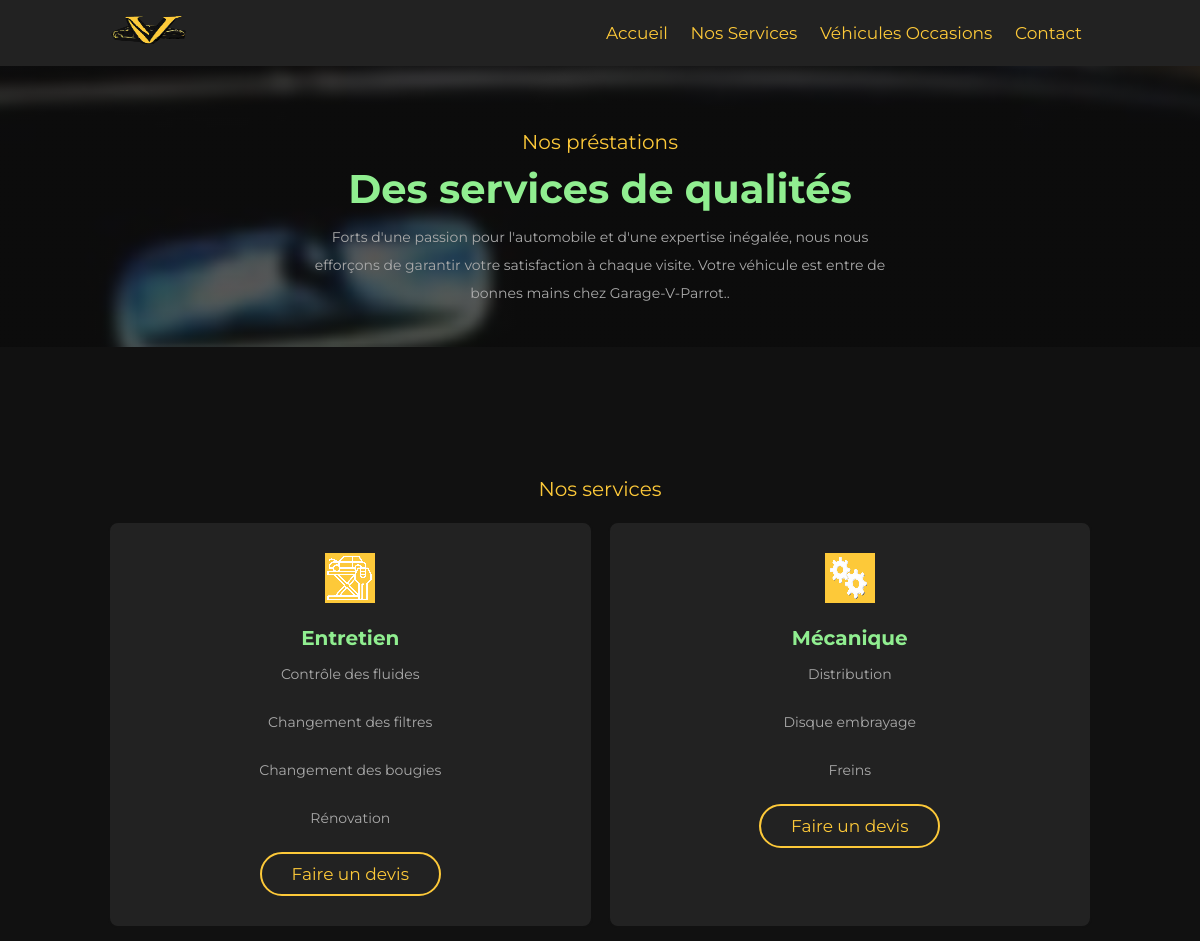
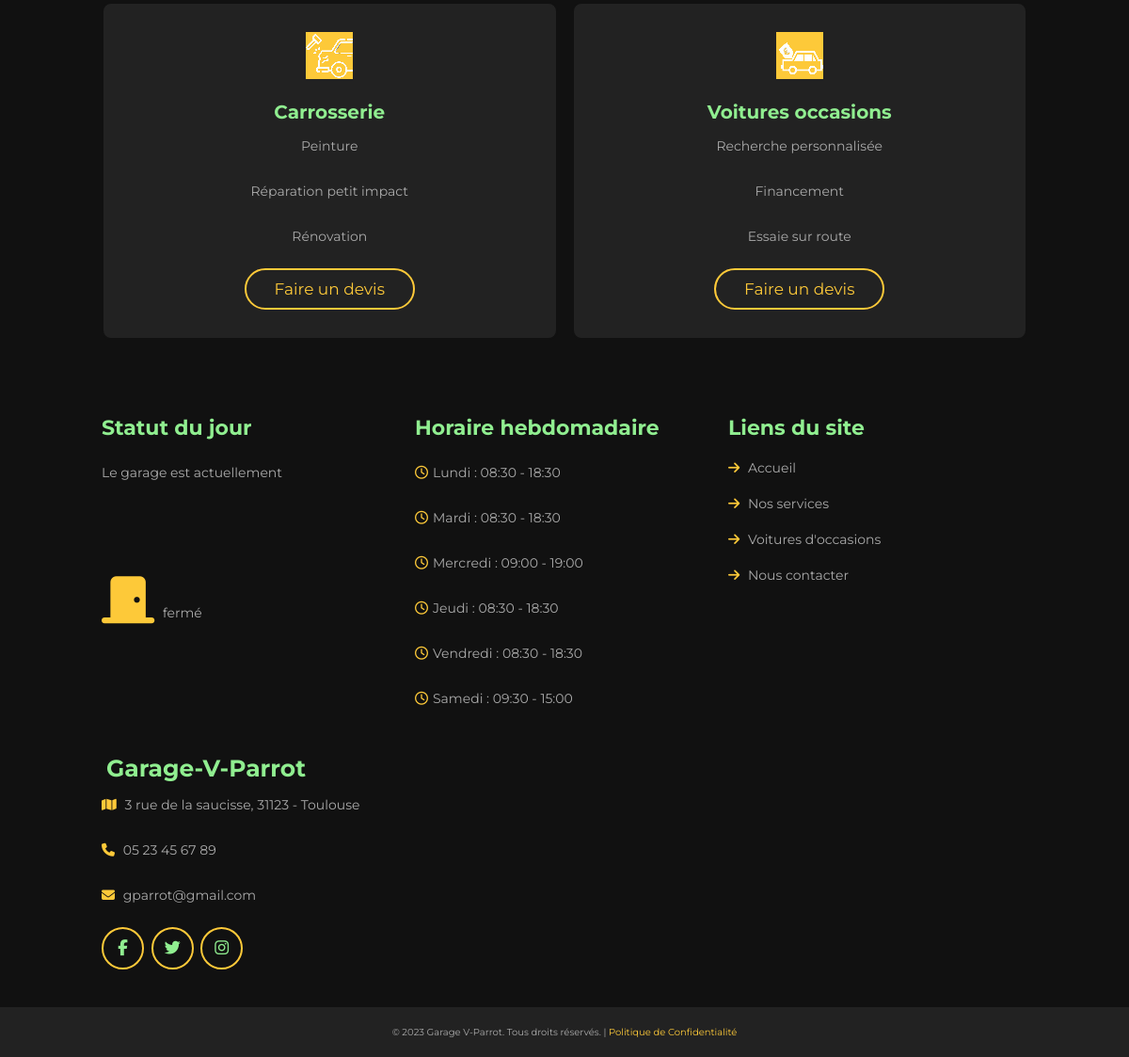
/services.php, run on the app's committed database (2 pictures, top to bottom).
### tables this page shows
CREATE TABLE `services` (
  `id` int(11) NOT NULL AUTO_INCREMENT,
  `name` varchar(50) NOT NULL,
  `image` varchar(255) NOT NULL,
  PRIMARY KEY (`id`)
);

CREATE TABLE `opening_hours` (
  `id` int(11) NOT NULL AUTO_INCREMENT,
  `users_id` int(11) NOT NULL,
  `day` varchar(20) NOT NULL,
  `opening_time` time NOT NULL,
  `closing_time` time NOT NULL,
  PRIMARY KEY (`id`),
  KEY `opening_hours_users_id_fk` (`users_id`),
  CONSTRAINT `opening_hours_ibfk_1` FOREIGN KEY (`users_id`) REFERENCES `users` (`id`),
  CONSTRAINT `opening_hours_users_id_fk` FOREIGN KEY (`users_id`) REFERENCES `users` (`id`)
);

### partials/service-query.php (called while the page is built)
<?php
$query = "SELECT * FROM services";
$result = mysqli_query($connection, $query);
$services = array();
while ($row = mysqli_fetch_assoc($result)) {
    $service_id = $row['id'];
    $service_name = $row['name'];
    $service_image = $row['image'];
    $query_prestations = "SELECT * FROM operations WHERE service_id=$service_id";
    $result_prestations = mysqli_query($connection, $query_prestations);
    $prestations = array();
    while ($row_prestations = mysqli_fetch_assoc($result_prestations)) {
        $prestation_name = $row_prestations['name'];
        $prestations[] = array('nom' => $prestation_name);
    }
    $services[] = array('nom' => $service_name, 'image' => $service_image, 'prestations' => $prestations);
}

### services.php (the view)
<?php
include 'partials/header.php';
include 'partials/service-query.php';
?>
<div class="banner">
    <div class="content" data-aos="zoom-in-up" data-aos-delay="300">
        <span>Nos préstations</span>
        <h3>Des services de qualités </h3>
        <p>Forts d'une passion pour l'automobile et d'une expertise inégalée, nous nous efforçons de garantir votre
            satisfaction à chaque visite. Votre véhicule est entre de bonnes mains chez Garage-V-Parrot..</p>
    </div>
</div>
<section class="services" id="services">
    <div class="heading">
        <span>Nos services</span>
    </div>
    <div class="box-container">
        <?php foreach ($services as $service) : ?>
        <div class="box" data-aos="zoom-in-up" data-aos-delay="150">
            <img class="serv" src="admin/assets/images/<?php echo $service['image']; ?>"
                alt="Image <?php echo $service['nom']; ?>">
            <h3><?php echo $service['nom']; ?></h3>
            <?php foreach ($service['prestations'] as $prestation) : ?>
            <p><?php echo $prestation['nom']; ?></p>
            <?php endforeach; ?>
            <a href="contact.php" class="btn">Faire un devis</a>
        </div>
        <?php endforeach; ?>
</section>
<?php include 'partials/footer.php'; ?>

### partials/header.php (shortened to what this page needs)
<!DOCTYPE html>
<html lang="fr">
<head>
    <link rel="stylesheet" href="https://cdnjs.cloudflare.com/ajax/libs/font-awesome/6.4.2/css/all.min.css">
    <link rel="stylesheet" href="<?= ROOT_URL . '/assets/css/style.css' ?>">
    <link rel="stylesheet" href="https://cdnjs.cloudflare.com/ajax/libs/aos/2.3.4/aos.css">
</head>
<body>
    <header class="header">
        <a data-aos="zoom-in-left" data-aos-delay="150" href="#" class="logo"> <img src="images/logo.png
        " alt="logo-garage-V-parrot" width="80" height="30"></a>
        <nav class="navbar">
            <a data-aos="zoom-in-left" data-aos-delay="300" href="index.php">Accueil</a>
            <a data-aos="zoom-in-left" data-aos-delay="450" href="services.php">Nos Services </a>
            <a data-aos="zoom-in-left" data-aos-delay="600" href="ventes.php">Véhicules Occasions</a>
            <a data-aos="zoom-in-left" data-aos-delay="750" href="contact.php">Contact</a>
        </nav>
    </header>

### partials/footer.php (shortened to what this page needs)
<section class="footer">
    <div class="box-container">
        <div class="box" data-aos="fade-up" data-aos-delay="450">
            <h3>Statut du jour</h3>
            <?php include 'partials/status-query.php';
            ?>
        </div>
        <div class="box" data-aos="fade-up" data-aos-delay="600">
            <h3>Horaire hebdomadaire</h3>
            <?php include 'partials/time-query.php';
            ?>
        </div>
        <div class="box" data-aos="fade-up" data-aos-delay="300">
            <h3>Liens du site</h3>
            <a href="#index.php" class="links"> <i class="fas fa-arrow-right"></i> Accueil </a>
            <a href="services.php" class="links"> <i class="fas fa-arrow-right"></i> Nos services</a>
            <a href="ventes.php" class="links"> <i class="fas fa-arrow-right"></i> Voitures d'occasions</a>
            <a href="contact.php" class="links"> <i class="fas fa-arrow-right"></i> Nous contacter</a>
        </div>
        <div class="box" data-aos="fade-up" data-aos-delay="150">
            <a href="#" class="logo"> <i class=""></i>Garage-V-Parrot </a>
            <p> <i class="fas fa-map"></i> 3 rue de la saucisse, 31123 - Toulouse</p>
            <p> <i class="fas fa-phone"></i> 05 23 45 67 89 </p>
            <p> <i class="fas fa-envelope"></i> gparrot@gmail.com </p>
            <div class="share">
                <a href="#" class="fab fa-facebook-f"></a>
                <a href="#" class="fab fa-twitter"></a>
                <a href="#" class="fab fa-instagram"></a>
            </div>
        </div>
    </div>
</section>
<div class="credit">
    <p>&copy; 2023 Garage V-Parrot. Tous droits réservés. | <a href="/privacy-policy.php">Politique de
            Confidentialité</a>
    </p>
</div>
</body>
</html>

### partials/status-query.php (shortened to what this page needs)
<?php
$garageStatus = "<i class='fa-solid fa-door-closed'></i>  fermé";
echo "<p>Le garage est actuellement</p><br><br><p>$garageStatus</p>";
?>

### partials/time-query.php
<?php
$days = array(
    "Lundi" => 1,
    "Mardi" => 2,
    "Mercredi" => 3,
    "Jeudi" => 4,
    "Vendredi" => 5,
    "Samedi" => 6,
);
$horaire_query = "SELECT day, opening_time, closing_time FROM opening_hours";
$horaire_result = mysqli_query($connection, $horaire_query);
if ($horaire_result && mysqli_num_rows($horaire_result) > 0) {
    while ($row = mysqli_fetch_assoc($horaire_result)) {
        $day = $row['day'];
        $opening_time = date("H:i", strtotime($row['opening_time']));
        $closing_time = date("H:i", strtotime($row['closing_time']));
        if (isset($days[$day])) {
            echo "<p><i class='fa-regular fa-clock'></i>{$day} : $opening_time - $closing_time </p>";
        }
    }
} else {
    echo "<p>Les horaires d'ouverture ne sont pas disponibles.</p>";
}

### assets/css/style.css (style rules this page uses)
* { font-family: 'Montserrat', sans-serif; margin: 0; padding: 0; -webkit-box-sizing: border-box; box-sizing: border-box; outline: none; border: none; text-decoration: none; -webkit-transition: all .2s linear; transition: all .2s linear; }
html { font-size: 62.5%; overflow-x: hidden; scroll-behavior: smooth; scroll-padding-top: 9rem; }
body { background: #111; overflow-x: hidden; }
section { padding: 3rem 9%; }
.heading { text-align: center; margin-bottom: 2rem; }
.heading span { color: #fdc939; font-size: 2rem; }
.btn, .btn-nav { margin-top: 1rem; display: inline-block; padding: 1rem 3rem; font-size: 1.7rem; color: #fdc939; border: 0.2rem solid #fdc939; border-radius: 5rem; cursor: pointer; background: none; }
.header { position: fixed; top: 0; left: 0; right: 0; z-index: 1000; background: #222; display: -webkit-box; display: -ms-flexbox; display: flex; -webkit-box-align: center; -ms-flex-align: center; align-items: center; -webkit-box-pack: justify; -ms-flex-pack: justify; justify-content: space-between; padding: 1.5rem 9%; }
.header .navbar a { font-size: 1.7rem; color: #fdc939; display: inline-block; margin: 0 1rem; }
.logo { font-size: 2.5rem; color: #90ee90; font-weight: bolder; }
.logo i { color: #fdc939; padding-right: .5rem; }
.services .heading { padding-top: 10rem; }
.services .box-container { display: -ms-grid; display: grid; -ms-grid-columns: (minmax(32rem, 1fr))[auto-fit]; grid-template-columns: repeat(auto-fit, minmax(32rem, 1fr)); gap: 1.5rem; }
.services .box-container .box { background: #222; border-radius: 1rem; padding: 3rem; text-align: center; border: 0.2rem solid #111; }
.services .box-container .box .serv { font-size: 6rem; background-color: #fdc939; margin-bottom: 2rem; }
.services .box-container .box h3 { font-size: 2rem; color: #90ee90; }
.services .box-container .box p { padding: 1rem 0; font-size: 1.4rem; color: #aaa; line-height: 2; }
.banner { background: -webkit-gradient(linear, left top, left bottom, from(rgba(17, 17, 17, 0.7)), to(rgba(17, 17, 17, 0.7))), url(../images/banner-bg.jpg) no-repeat; background: linear-gradient(rgba(17, 17, 17, 0.7), rgba(17, 17, 17, 0.7)), url(../images/banner-bg.jpg) no-repeat; background-size: cover; background-position: center; padding: 3rem 2rem; background-attachment: fixed; text-align: center; }
.banner .content span { font-size: 2rem; color: #fdc939; }
.banner .content { padding-top: 10rem; }
.banner .content h3 { font-size: 4rem; color:#90ee90; margin-top: 1rem; }
.banner .content p { max-width: 60rem; margin: 1rem auto; font-size: 1.4rem; color: #aaa; line-height: 2; }
.footer .box-container { display: -ms-grid; display: grid; -ms-grid-columns: (minmax(25rem, 1fr))[auto-fit]; grid-template-columns: repeat(auto-fit, minmax(25rem, 1fr)); gap: 1.5rem; }
.footer .box-container .box { padding: 1rem 0; }
.footer .box-container .box h3 { font-size: 2.2rem; color:#90ee90; padding: 1rem 0; }
.footer .box-container .box p { font-size: 1.4rem; color: #aaa; padding: 1rem 0; line-height: 2; }
.footer .box-container .box p i { padding-right: .5rem; color: #fdc939; }
.footer .box-container .box p .fa-solid { padding-top: 50px; font-size: 5rem; }
.footer .box-container .box .share { padding-top: 1rem; }
.footer .box-container .box .share a { height: 4.5rem; width: 4.5rem; line-height: 4rem; font-size: 2rem; border-radius: 50%; font-size: 1.7rem; border: 0.2rem solid#fdc939; color: #90ee90; margin-right: .5rem; text-align: center; }
.footer .box-container .box .links { font-size: 1.4rem; color: #aaa; padding: 1rem 0; display: block; }
.footer .box-container .box .links i { padding-right: .5rem; color: #fdc939; }
.credit { background: #222; text-align: center; font-size: 10px; padding: 2rem 1rem; color: #aaa; }
.credit a { color: #fdc939; }

### data on the page
services: image (picture), name "Entretien", nom "Contrôle des fluides", nom "Changement des filtres", nom "Changement des bougies", nom "Rénovation"
services: image (picture), name "Mécanique", nom "Distribution", nom "Disque embrayage", nom "Freins"
services: image (picture), name "Carrosserie", nom "Peinture", nom "Réparation petit impact", nom "Rénovation"
services: image (picture), name "Voitures occasions", nom "Recherche personnalisée", nom "Financement", nom "Essaie sur route"
opening_hours: day "Lundi", opening_time "08:30", closing_time "18:30"
opening_hours: day "Mardi", opening_time "08:30", closing_time "18:30"
opening_hours: day "Mercredi", opening_time "09:00", closing_time "19:00"
opening_hours: day "Jeudi", opening_time "08:30", closing_time "18:30"
opening_hours: day "Vendredi", opening_time "08:30", closing_time "18:30"
opening_hours: day "Samedi", opening_time "09:30", closing_time "15:00"
